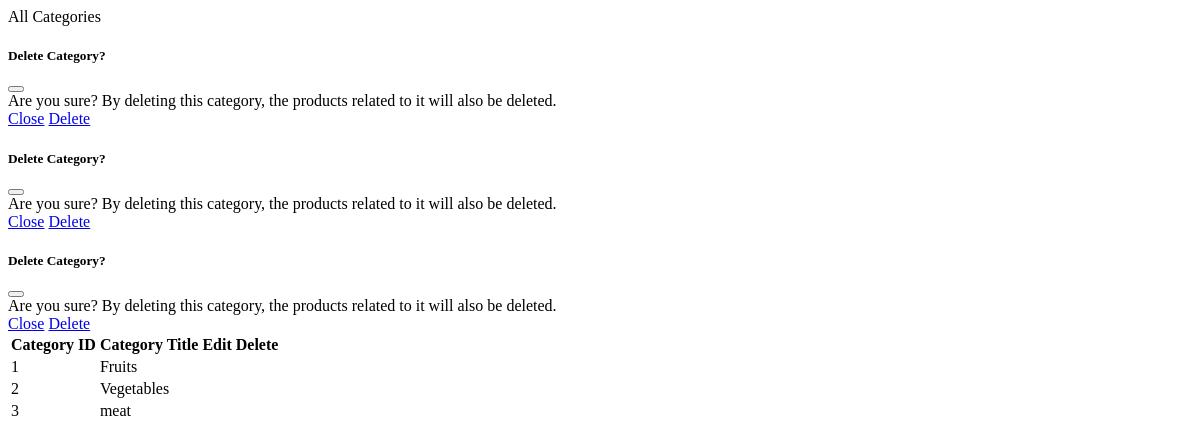
The page /admin_area/view_categories.php on the database its author committed.
### tables this page shows
CREATE TABLE `category` (
  `category_id` int(11) NOT NULL,
  `title` varchar(100) DEFAULT NULL
);

### admin_area/view_categories.php (the view, shortened to what this page needs)
<?php
    $get_categories = "SELECT * FROM `category`";
    $result_category = mysqli_query($conn, $get_categories);
    if($categories_count=mysqli_num_rows($result_category)):
    ?>
<p class="text-success fs-3 my-4 text-center">All Categories</p>
<table class="table table-bordered text-center">
    <thead class="table-dark">
        <tr>
            <th>Category ID</th>
            <th>Category Title</th>
            <th>Edit</th>
            <th>Delete</th>
        </tr>
    </thead>
    <tbody class="table-info">
        <?php while($category_row = mysqli_fetch_assoc($result_category)):
                $category_id = $category_row['category_id'];
                $category_title = $category_row['title'];
        ?>
        <tr>
            <td><?php echo $category_id ?></td>
            <td><?php echo $category_title ?></td>
            <td><a href="index.php?edit_category=<?php echo $category_id?>" class="text-dark"><i class="fa-solid fa-pen-to-square"></i></a></td>
            <td><a href="#" class="text-dark delete-brand" data-bs-toggle="modal" data-bs-target="#exampleModal_<?php echo $category_id ?>"><i class="fa-solid fa-trash"></i></a></td>
            <div class="modal fade" id="exampleModal_<?php echo $category_id; ?>" tabindex="-1" aria-labelledby="exampleModalLabel" aria-hidden="true">
                <div class="modal-dialog">
                    <div class="modal-content">
                        <div class="modal-header">
                            <h5 class="modal-title" id="exampleModalLabel">Delete Category?</h5>
                            <button type="button" class="btn-close" data-bs-dismiss="modal" aria-label="Close"></button>
                        </div>
                        <div class="modal-body">
                            Are you sure? By deleting this category, the products related to it will also be deleted.
                        </div>
                        <div class="modal-footer">
                            <a href="index.php?view_categories" class="btn btn-secondary" data-bs-dismiss="modal">Close</a>
                            <a href="index.php?delete_category=<?php echo $category_id?>" class="btn btn-danger">Delete</a>
                        </div>
                    </div>
                </div>
            </div>
        </tr>
        <?php endwhile; ?>
    </tbody>
</table>
<?php else: ?>
<p class="text-success fs-3 my-4 text-center">There are no categories present inside the DB!</p>
<?php endif; ?>

### rows shown on the page
category: category_id "1", title "Fruits"
category: category_id "2", title "Vegetables"
category: category_id "3", title "meat"
